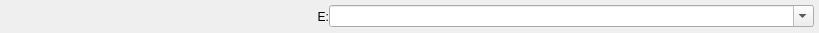
<?xml version="1.0" encoding="UTF-8"?>
<ui version="4.0">
 <class>CommandBar</class>
 <widget class="QFrame" name="CommandBar">
  <property name="geometry">
   <rect>
    <x>0</x>
    <y>0</y>
    <width>819</width>
    <height>33</height>
   </rect>
  </property>
  <property name="windowTitle">
   <string>Frame</string>
  </property>
  <property name="frameShape">
   <enum>QFrame::NoFrame</enum>
  </property>
  <property name="frameShadow">
   <enum>QFrame::Sunken</enum>
  </property>
  <layout class="QHBoxLayout" name="horizontalLayout" stretch="4,6">
   <property name="spacing">
    <number>0</number>
   </property>
   <property name="leftMargin">
    <number>5</number>
   </property>
   <property name="topMargin">
    <number>5</number>
   </property>
   <property name="rightMargin">
    <number>5</number>
   </property>
   <property name="bottomMargin">
    <number>5</number>
   </property>
   <item>
    <widget class="QLabel" name="labelDir">
     <property name="text">
      <string>E:</string>
     </property>
     <property name="alignment">
      <set>Qt::AlignRight|Qt::AlignTrailing|Qt::AlignVCenter</set>
     </property>
    </widget>
   </item>
   <item>
    <widget class="QComboBox" name="cbbCommand">
     <property name="editable">
      <bool>true</bool>
     </property>
    </widget>
   </item>
  </layout>
 </widget>
 <resources/>
 <connections/>
</ui>
